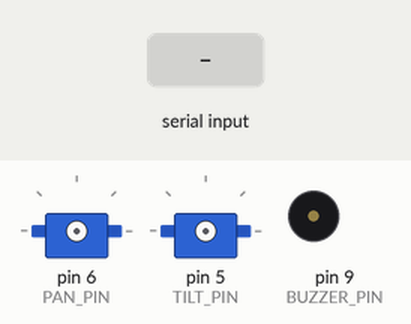
A sketch run on a simulated Arduino Uno, built with avr-gcc and run on an emulated ATmega328P. Shown: 2 × servo, buzzer (waves = sounding). The inputs (shaded band) are chosen by the test bench. What the sketch prints to the serial monitor is not drawn.

Above: at 1.2 s.
1.3 s: "P1500\n" received over Serial
2.8 s: "P90\n" received over Serial
At 3.3 s:
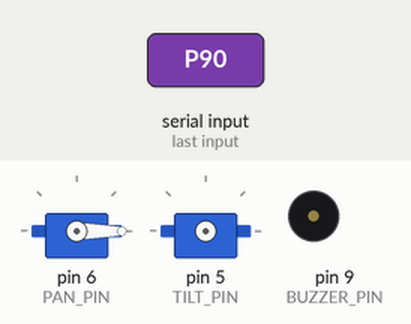
4.3 s: "T90\n" received over Serial
5.8 s: "B90\n" received over Serial
At 6.8 s:
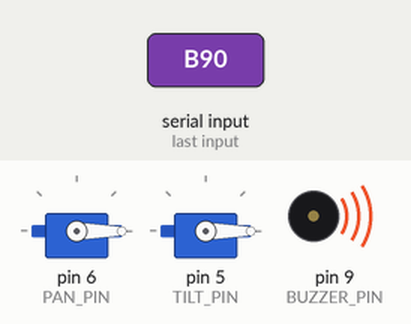
7.3 s: "P1500\n" received over Serial
At 8.0 s:
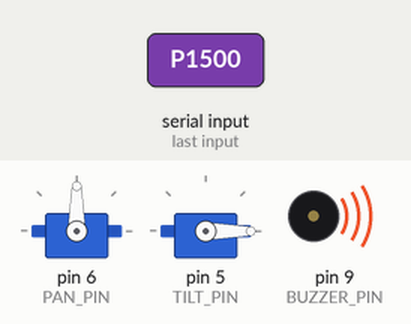
Timing chart, 0 to 9.8 s (numbered marks = the images above; inputs shaded):
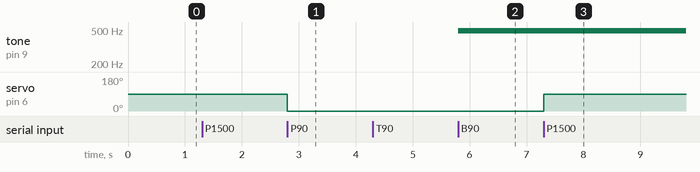

Measured:
- after the input at 2.8 s, servo on pin 6 (PAN_PIN): 90° → 0° at once
- after the input at 5.8 s, tone on pin 9 (BUZZER_PIN): silent → 490 Hz at once
- after the input at 7.3 s, servo on pin 6 (PAN_PIN): 0° → 90° at once

The sketch:

camera_head.ino
```cpp
/*
 * camera_head.ino — pan/tilt camera-head servo driver + proximity buzzer.
 *
 * Runs on an Arduino Uno wired to the Raspberry Pi over UART. The Pi
 * (camera_servo_node.py) does all the thinking — limits, rate integration,
 * joint states — and sends nothing but raw pulse widths. The Uno's only job is
 * to generate rock-steady 50 Hz pulses, which it does in hardware timers, so
 * the head stays put no matter how hard SLAM/Nav2/YOLO hammer the Pi's cores.
 *
 * WIRING
 *   D6  → pan servo signal  (OT5320M / MG996R class)
 *   D5  → tilt servo signal (SG90)
 *   D9  → piezo buzzer (+) ; buzzer (-) to GND.
 *          D9 is a hardware-PWM pin (Timer 1) so analogWrite gives a true
 *          frequency output, not a software approximation. The buzzer beeps
 *          whenever LiDAR detects an obstacle closer than 45 cm; the duty
 *          cycle fades from 255 (full volume, ≤30 cm) to 0 (silent, ≥45 cm).
 *   Servo V+ → EXTERNAL supply (7.4 V pan, 5 V tilt). NEVER the Uno's 5V pin —
 *   a 20 kg servo's stall current will brown out the board mid-move.
 *   Servo GND, supply GND and Uno GND must all be tied together.
 *
 *   Link to the Pi, pick one:
 *     a) USB cable — simplest. Shows up as /dev/ttyACM* on the Pi.
 *     b) Pi GPIO UART — Uno D0/D1 (Serial). The Uno's TX idles at 5 V and the
 *        Pi's RX is 3.3 V-only, so Uno TX → Pi RX MUST go through a level
 *        shifter (or a 1k/2k divider). Pi TX → Uno RX is fine as-is.
 *        Note: D0/D1 are also the USB-serial pins — unplug the link to reflash.
 *
 * PROTOCOL (115200 8N1, ASCII, one command per line, '\n' terminated)
 *   P<us>   set pan pulse width, e.g. "P1500"
 *   T<us>   set tilt pulse width
 *   P0/T0   detach that servo — goes limp, draws no holding current
 *   B<val>  set buzzer duty 0-255 (0 = off, 255 = full beep on D9)
 *   ?       print the current pulse widths (for a human on the serial monitor)
 *   Anything else is ignored, so line noise cannot move the head.
 *
 * If the Pi goes quiet the servos simply HOLD their last position: for a head
 * carrying a camera against gravity, holding is the safe failure mode.
 */

#include <Servo.h>

const uint8_t PAN_PIN    = 6;
const uint8_t TILT_PIN   = 5;
const uint8_t BUZZER_PIN = 9;   // hardware PWM (Timer 1) — drives piezo directly

// Absolute travel guard. The Pi sends 1000-2000 us by default; anything wider
// than this is either a typo or noise and would drive a servo into its stop,
// where it stalls, buzzes and pulls locked-rotor current.
const int MIN_US = 500;
const int MAX_US = 2500;

Servo panServo, tiltServo;
int panUs = 0, tiltUs = 0;              // 0 = detached

char buf[12];
uint8_t len = 0;
bool skipLine = false;                  // overlong garbage: drop to next '\n'

void apply(Servo &servo, uint8_t pin, int &state, int us) {
  if (us == 0) {
    servo.detach();
    state = 0;
    return;
  }
  us = constrain(us, MIN_US, MAX_US);
  if (!servo.attached()) servo.attach(pin, MIN_US, MAX_US);
  servo.writeMicroseconds(us);
  state = us;
}

void handle(const char *line) {
  switch (line[0]) {
    case 'P': apply(panServo,  PAN_PIN,  panUs,  atoi(line + 1)); break;
    case 'T': apply(tiltServo, TILT_PIN, tiltUs, atoi(line + 1)); break;
    case 'B': {
      // Proximity buzzer: val is 0 (silent) .. 255 (full beep).
      // camera_servo_node.py sends this whenever LiDAR reads a new distance.
      int val = constrain(atoi(line + 1), 0, 255);
      analogWrite(BUZZER_PIN, val);
      break;
    }
    case '?':
      Serial.print(F("P")); Serial.print(panUs);
      Serial.print(F(" T")); Serial.println(tiltUs);
      break;
  }
}

void setup() {
  Serial.begin(115200);
  // Buzzer pin: ensure it starts silent.
  pinMode(BUZZER_PIN, OUTPUT);
  analogWrite(BUZZER_PIN, 0);
  // Servos stay detached until the first command, so the head does not twitch
  // to some arbitrary pose while the Pi is still booting.
  Serial.println(F("camera_head ready"));
}

void loop() {
  while (Serial.available()) {
    char c = Serial.read();
    if (c == '\n' || c == '\r') {
      buf[len] = '\0';
      if (len && !skipLine) handle(buf);
      len = 0;
      skipLine = false;
    } else if (skipLine) {
      continue;
    } else if (len < sizeof(buf) - 1) {
      buf[len++] = c;
    } else {
      len = 0;
      skipLine = true;
    }
  }
}
```
